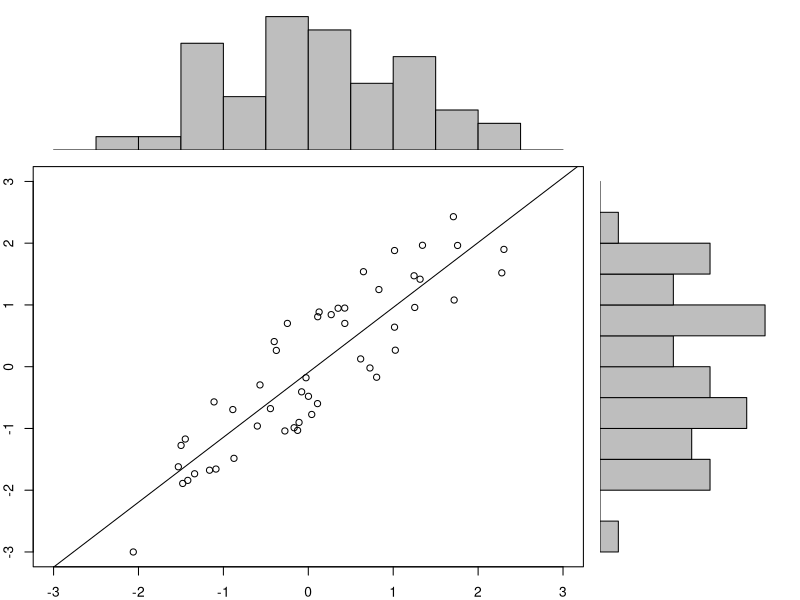

The R source for this figure:
x <- pmin(3, pmax(-3, stats::rnorm(50)))
y <- pmin(3, pmax(-3, x + runif(50, -1, 1)))
xhist <- hist(x, breaks = seq(-3, 3, 0.5), plot = FALSE)
yhist <- hist(y, breaks = seq(-3, 3, 0.5), plot = FALSE)
top <- max(c(xhist$counts, yhist$counts))
layout(matrix(c(2, 0, 1, 3), 2, 2, byrow = TRUE), c(3, 1), c(1, 3))
par(mar = c(2, 2, 1, 1))
plot(x, y, xlim = c(-3, 3), ylim = c(-3, 3), ann = FALSE)
abline(lm(y ~ x))
par(mar = c(0, 2, 1, 1))
barplot(xhist$counts, axes = FALSE, ylim = c(0, top), space = 0)
par(mar = c(2, 0, 1, 1))
barplot(yhist$counts, axes = FALSE, xlim = c(0, top), space = 0, horiz = TRUE)
